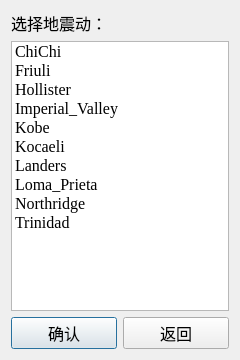
<?xml version="1.0" encoding="UTF-8"?>
<ui version="4.0">
 <class>win_importGM1</class>
 <widget class="QDialog" name="win_importGM1">
  <property name="geometry">
   <rect>
    <x>0</x>
    <y>0</y>
    <width>240</width>
    <height>360</height>
   </rect>
  </property>
  <property name="minimumSize">
   <size>
    <width>240</width>
    <height>360</height>
   </size>
  </property>
  <property name="maximumSize">
   <size>
    <width>240</width>
    <height>360</height>
   </size>
  </property>
  <property name="font">
   <font>
    <family>宋体</family>
    <pointsize>12</pointsize>
   </font>
  </property>
  <property name="windowTitle">
   <string>导入地震动</string>
  </property>
  <property name="windowIcon">
   <iconset resource="../resource_rc/resource.qrc">
    <normaloff>:/插图/N.png</normaloff>:/插图/N.png</iconset>
  </property>
  <layout class="QVBoxLayout" name="verticalLayout">
   <item>
    <widget class="QLabel" name="label">
     <property name="text">
      <string>选择地震动：</string>
     </property>
    </widget>
   </item>
   <item>
    <widget class="QListWidget" name="listWidget">
     <item>
      <property name="text">
       <string>ChiChi</string>
      </property>
      <property name="font">
       <font>
        <family>Times New Roman</family>
        <pointsize>12</pointsize>
       </font>
      </property>
     </item>
     <item>
      <property name="text">
       <string>Friuli</string>
      </property>
      <property name="font">
       <font>
        <family>Times New Roman</family>
        <pointsize>12</pointsize>
       </font>
      </property>
     </item>
     <item>
      <property name="text">
       <string>Hollister</string>
      </property>
      <property name="font">
       <font>
        <family>Times New Roman</family>
        <pointsize>12</pointsize>
       </font>
      </property>
     </item>
     <item>
      <property name="text">
       <string>Imperial_Valley</string>
      </property>
      <property name="font">
       <font>
        <family>Times New Roman</family>
        <pointsize>12</pointsize>
       </font>
      </property>
     </item>
     <item>
      <property name="text">
       <string>Kobe</string>
      </property>
      <property name="font">
       <font>
        <family>Times New Roman</family>
        <pointsize>12</pointsize>
       </font>
      </property>
     </item>
     <item>
      <property name="text">
       <string>Kocaeli</string>
      </property>
      <property name="font">
       <font>
        <family>Times New Roman</family>
        <pointsize>12</pointsize>
       </font>
      </property>
     </item>
     <item>
      <property name="text">
       <string>Landers</string>
      </property>
      <property name="font">
       <font>
        <family>Times New Roman</family>
        <pointsize>12</pointsize>
       </font>
      </property>
     </item>
     <item>
      <property name="text">
       <string>Loma_Prieta</string>
      </property>
      <property name="font">
       <font>
        <family>Times New Roman</family>
        <pointsize>12</pointsize>
       </font>
      </property>
     </item>
     <item>
      <property name="text">
       <string>Northridge</string>
      </property>
      <property name="font">
       <font>
        <family>Times New Roman</family>
        <pointsize>12</pointsize>
       </font>
      </property>
     </item>
     <item>
      <property name="text">
       <string>Trinidad</string>
      </property>
      <property name="font">
       <font>
        <family>Times New Roman</family>
        <pointsize>12</pointsize>
       </font>
      </property>
     </item>
    </widget>
   </item>
   <item>
    <layout class="QHBoxLayout" name="horizontalLayout">
     <item>
      <widget class="QPushButton" name="pushButton">
       <property name="minimumSize">
        <size>
         <width>0</width>
         <height>30</height>
        </size>
       </property>
       <property name="text">
        <string>确认</string>
       </property>
      </widget>
     </item>
     <item>
      <widget class="QPushButton" name="pushButton_2">
       <property name="minimumSize">
        <size>
         <width>0</width>
         <height>30</height>
        </size>
       </property>
       <property name="text">
        <string>返回</string>
       </property>
      </widget>
     </item>
    </layout>
   </item>
  </layout>
 </widget>
 <resources>
  <include location="../resource_rc/resource.qrc"/>
 </resources>
 <connections/>
</ui>
